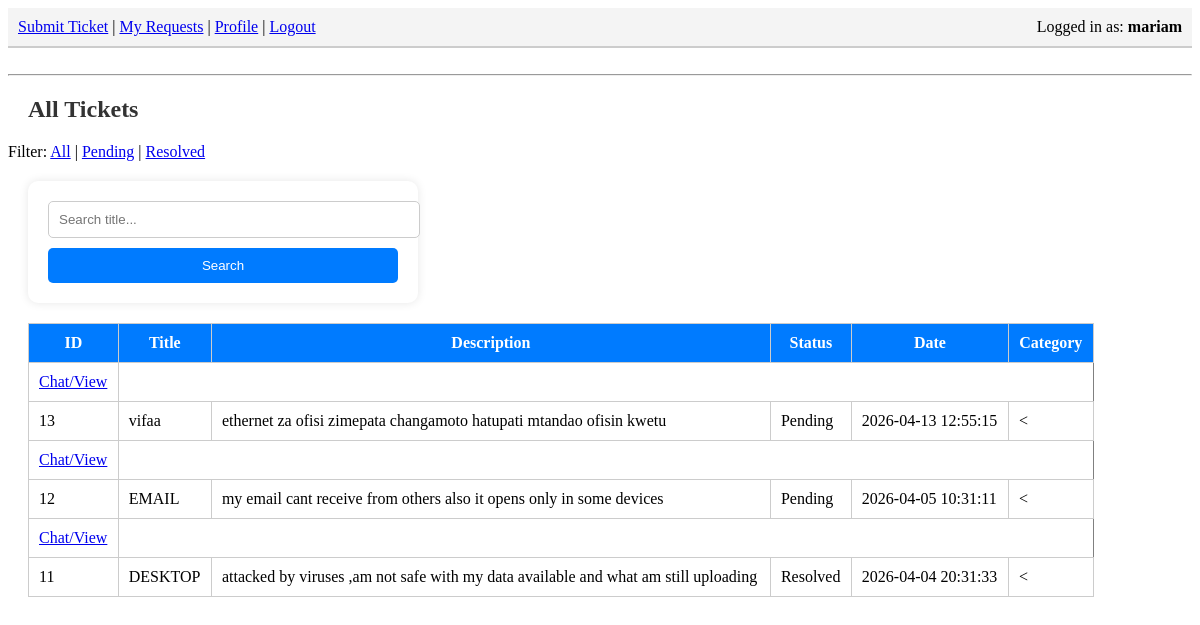
Screenshot of /view_tickets.php (signed in) with the database file from the repository.
### tables this page shows
CREATE TABLE `tickets` (
  `id` int(11) NOT NULL,
  `user_id` int(11) DEFAULT NULL,
  `title` varchar(255) DEFAULT NULL,
  `description` text DEFAULT NULL,
  `status` varchar(50) DEFAULT NULL,
  `created_at` timestamp NOT NULL DEFAULT current_timestamp(),
  `priority` enum('Low','Medium','High') DEFAULT 'Medium',
  `assigned_to` int(11) DEFAULT NULL,
  `category` enum('Hardware','Software','Network','Email','Printer','Other') DEFAULT 'Other'
);

### view_tickets.php (the view, shortened to what this page needs)
<?php
include 'config.php';
$user_id = $_SESSION['user_id'];
$status_filter = "";
$search_query = "";
$search = "";
$sql = "SELECT * FROM tickets WHERE user_id='$user_id' $status_filter $search_query ORDER BY id DESC";
$result = mysqli_query($conn, $sql);
?>
<!DOCTYPE html>
<html>
<head>
    <link rel="stylesheet" href="style.css">
</head>
<body>
    <div class="nav" style="background: #f4f4f4; padding: 10px; border-bottom: 2px solid #ccc;">
    <a href="submit_ticket.php">Submit Ticket</a> |
    <a href="view_tickets.php">My Requests</a> |
    <a href="profile.php">Profile</a> |
    <a href="logout.php">Logout</a>
    <span style="float:right;">Logged in as: <strong><?php echo $_SESSION['user_name']; ?></strong></span>
</div>
<br>
<hr>
<h2>All Tickets</h2>
<p>
    Filter:
    <a href="view_tickets.php?status=All">All</a> |
    <a href="view_tickets.php?status=Pending">Pending</a> |
    <a href="view_tickets.php?status=Resolved">Resolved</a>
</p>
<form method="GET" action="view_tickets.php">
    <input type="text" name="search" placeholder="Search title..." value="<?php echo htmlspecialchars($search); ?>">
    <button type="submit">Search</button>
</form>
<table border="1">
    <tr>
        <th>ID</th>
        <th>Title</th>
        <th>Description</th>
        <th>Status</th>
        <th>Date</th>
        <th>Category</th>
    </tr>
    <?php
    while ($row = mysqli_fetch_assoc($result)) {
        echo "<td><a href='ticket_details.php?id=".$row['id']."'>Chat/View</a></td>";
        echo "<tr>
                <td>".$row['id']."</td>
                <td>".$row['title']."</td>
                <td>".$row['description']."</td>
                <td>".$row['status']."</td>
                <td>".$row['created_at']."</td>
                <td><".$row['category']."</td>
              </tr>";
    }
    ?>
</table>
</body>
</html>

### style.css (style rules this page uses)
h2 { margin: 20px; color: #333; }
form { background: white; padding: 20px; margin: 20px; width: 350px; border-radius: 10px; box-shadow: 0 0 10px rgba(0,0,0,0.1); }
input, textarea { width: 100%; padding: 10px; margin-bottom: 10px; border: 1px solid #ccc; border-radius: 5px; }
button { background-color: #007BFF; color: white; padding: 10px; border: none; width: 100%; border-radius: 5px; cursor: pointer; }
table { width: 90%; margin: 20px; border-collapse: collapse; background: white; }
th { background-color: #007BFF; color: white; }
th, td { padding: 10px; border: 1px solid #ccc; }

### rows the page displays
tickets: id "13", title "vifaa", description "ethernet za ofisi zimepata changamoto hatupati mtandao ofisin kwetu", status "Pending", created_at "2026-04-13 12:55:15"
tickets: id "12", title "EMAIL", description "my email cant receive from others also it opens only in some devices", status "Pending", created_at "2026-04-05 10:31:11"
tickets: id "11", title "DESKTOP", description "attacked by viruses ,am not safe with my data available and what am still uploading", status "Resolved", created_at "2026-04-04 20:31:33"

### other values shown
$_SESSION['user_name'] "mariam"
